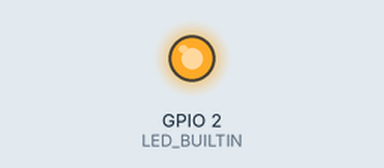
Bench run of a sketch on a simulated ESP8266 (NodeMCU). Shown: output pins drawn as LEDs (lit = HIGH, except the on-board LED, lit = LOW). A WiFi scan finds three made-up networks; what the sketch prints to the serial monitor is not drawn.

Above: at 5.5 s.
At 9.5 s:
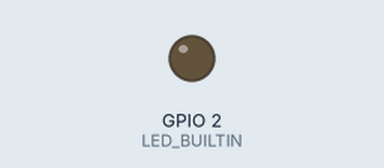
Timing chart, 0 to 12.4 s (numbered marks = the images above):
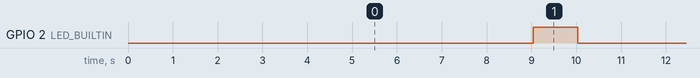

The sketch:

sketch_apr27a.ino
```cpp
#include "ESP8266WiFi.h"

void setup() {
  Serial.begin(9600);
  // Set WiFi to station mode and disconnect from an AP if it was previously connected
  WiFi.mode(WIFI_STA);
  WiFi.disconnect();
  delay(2000);
  Serial.println("Setup done");
  pinMode(LED_BUILTIN, OUTPUT);
}

void loop() {
  Serial.println("scan start");


  int n = WiFi.scanNetworks();// WiFi.scanNetworks will return the number of networks found
  Serial.println("scan done");
  if (n == 0)
    Serial.println("no networks found");
  else
  {
    Serial.print(n);
    Serial.println(" networks found");
    for (int i = 0; i < n; ++i)
    {
      // Print SSID and RSSI for each network found
      Serial.print(i + 1);
      Serial.print(": ");
      Serial.print(WiFi.SSID(i));
      Serial.print(" (");
      Serial.print(WiFi.RSSI(i));
      Serial.print(")");
      Serial.println((WiFi.encryptionType(i) == ENC_TYPE_NONE)?" ":"*");
      delay(10);
    }
  }
  Serial.println("");

  // Wait a bit before scanning again
  delay(5000);

  digitalWrite(LED_BUILTIN, HIGH);
  delay(1000);                      // Wait for a second
  digitalWrite(LED_BUILTIN, LOW);
}
```

Measured:
- by itself, GPIO 2 (LED_BUILTIN): alternates HIGH for 1.0 s and LOW for 7.0 s
